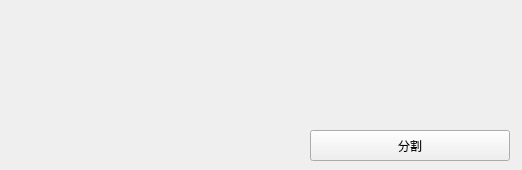
        <widget class="QWidget" name="tab_20">
         <attribute name="title">
          <string>区域生长</string>
         </attribute>
         <widget class="QPushButton" name="btnSegmentation">
          <property name="geometry">
           <rect>
            <x>310</x>
            <y>130</y>
            <width>200</width>
            <height>31</height>
           </rect>
          </property>
          <property name="minimumSize">
           <size>
            <width>200</width>
            <height>0</height>
           </size>
          </property>
          <property name="text">
           <string>分割</string>
          </property>
         </widget>
         <widget class="QWidget" name="widgetThreshold" native="true">
          <property name="geometry">
           <rect>
            <x>20</x>
            <y>10</y>
            <width>493</width>
            <height>114</height>
           </rect>
          </property>
          <property name="minimumSize">
           <size>
            <width>493</width>
            <height>114</height>
           </size>
          </property>
          <property name="maximumSize">
           <size>
            <width>493</width>
            <height>114</height>
           </size>
          </property>
          <property name="styleSheet">
           <string notr="true"/>
          </property>
          <widget class="ctkRangeWidget" name="m_ThresholdSlider_2">
           <property name="geometry">
            <rect>
             <x>0</x>
             <y>10</y>
             <width>491</width>
             <height>41</height>
            </rect>
           </property>
           <property name="sizePolicy">
            <sizepolicy hsizetype="Preferred" vsizetype="Preferred">
             <horstretch>0</horstretch>
             <verstretch>0</verstretch>
            </sizepolicy>
           </property>
          </widget>
          <widget class="ctkRangeWidget" name="m_ThresholdSlider_4">
           <property name="geometry">
            <rect>
             <x>10</x>
             <y>70</y>
             <width>491</width>
             <height>51</height>
            </rect>
           </property>
           <property name="sizePolicy">
            <sizepolicy hsizetype="Preferred" vsizetype="Preferred">
             <horstretch>0</horstretch>
             <verstretch>0</verstretch>
            </sizepolicy>
           </property>
          </widget>
         </widget>
        </widget>
